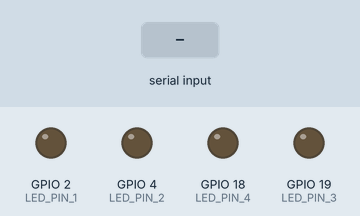
This program was run on a simulated ESP32. Shown: output pins drawn as LEDs (lit = HIGH). Inputs (shaded band) come from the test bench.

Above: at 2.2 s.
2.3 s: "1" received over Serial
At 2.8 s:
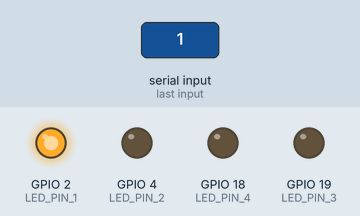
5.3 s: "2" received over Serial
At 6.3 s:
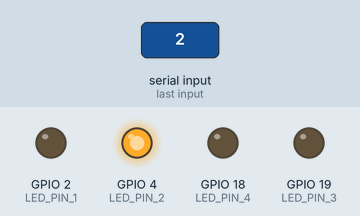
8.3 s: "3" received over Serial
At 8.6 s:
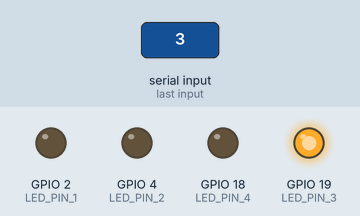
11.3 s: "4" received over Serial
At 12.1 s:
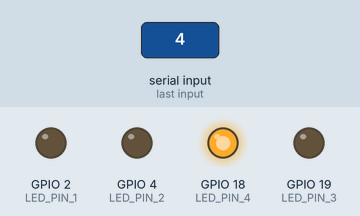
Timing chart, 0 to 14.8 s (numbered marks = the images above; inputs shaded):
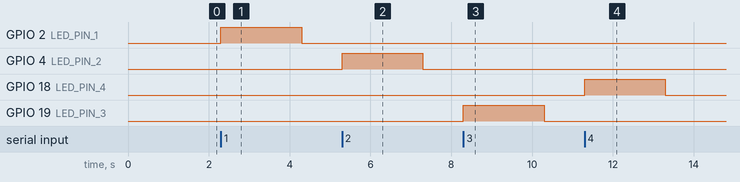

The program:

main.cpp
```cpp
#include <Arduino.h>
#define LED_PIN_1 2
#define LED_PIN_2 4
#define LED_PIN_3 19
#define LED_PIN_4 18

void setup() {
  pinMode(LED_PIN_1, OUTPUT);
  pinMode(LED_PIN_2, OUTPUT);
  pinMode(LED_PIN_3, OUTPUT);
  pinMode(LED_PIN_4, OUTPUT);
  Serial.begin(9600);
  delay(1000);
}

void LED_ON(int LED_PIN) {
  digitalWrite(LED_PIN, HIGH);
  delay(2000);
  digitalWrite(LED_PIN, LOW);
}

void loop() {
  // put your main code here, to run repeatedly:
  if (Serial.available()) {
    char data = Serial.read();
    //ESP_LOGI("UART RECEIVE", "Karakter yang dikirim: %c", data);
    if (data == '1') {
      ESP_LOGI("LED 1 Menyala", "Karakter Input = %c", data);
      LED_ON(LED_PIN_1);
    } else if (data == '2') {
      ESP_LOGI("LED 2 Menyala", "Karakter Input = %c", data);
      LED_ON(LED_PIN_2);
    } else if (data == '3') {
      ESP_LOGI("LED 3 Menyala", "Karakter Input = %c", data);
      LED_ON(LED_PIN_3);
    } else if (data == '4') {
      ESP_LOGI("LED 4 Menyala", "Karakter Input = %c", data);
      LED_ON(LED_PIN_4);
    }
  }
}
```

Measured:
- after the input at 2.3 s, GPIO 2 (LED_PIN_1): LOW → HIGH at once, → LOW 2.0 s later
- after the input at 5.3 s, GPIO 4 (LED_PIN_2): LOW → HIGH at once, → LOW 2.0 s later
- after the input at 8.3 s, GPIO 19 (LED_PIN_3): LOW → HIGH at once, → LOW 2.0 s later
- after the input at 11.3 s, GPIO 18 (LED_PIN_4): LOW → HIGH at once, → LOW 2.0 s later
